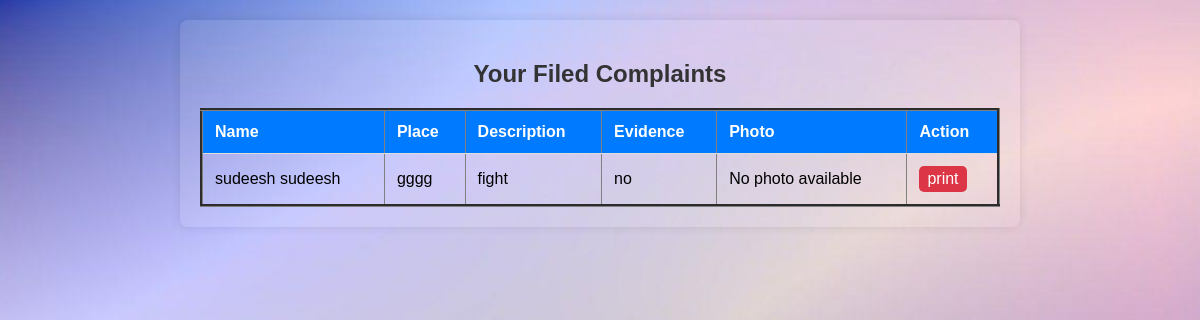
Before: /view_user_complaints/ (signed in) with the older database file.
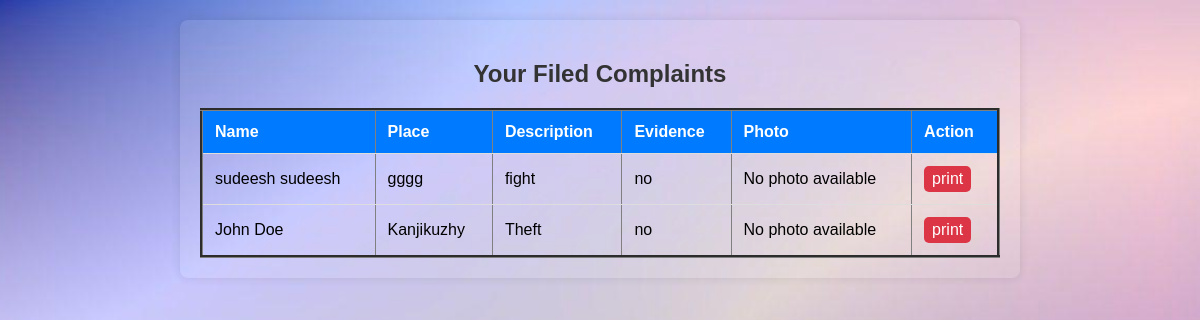
After: the same page with the newer database file.
### MyApp/models.py (models this page shows, shortened)
class Complaint(models.Model):
    user = models.ForeignKey(User, on_delete=models.CASCADE)
    name = models.CharField(max_length=122)
    place = models.CharField(max_length=122)
    Description= models.CharField(max_length=122)
    PhysicalEvidence= models.CharField(max_length=122)
    fileUpload = models.ImageField(upload_to='evidence', blank=True)

### MyApp/views.py (the view)
# urls.py: path('view_user_complaints/', view_user_complaints, name='view_user_complaints'),
@login_required
@never_cache
def view_user_complaints(request):
    user_complaints = Complaint.objects.filter(user=request.user)
    return render(request, 'user_complaints.html', {'user_complaints': user_complaints})

### templates/user_complaints.html (shortened to what this page needs)
{% load static %}
<html lang="en">
<head>
</head>
<body>
{% block content %}
<div class="complaint-box" align="center">
    <h2>Your Filed Complaints</h2>
    {% if user_complaints %}
        <table border="3">
            <thead>
                <tr>
                    <th>Name</th>
                    <th>Place</th>
                    <th>Description</th>
                    <th>Evidence</th>
                    <th>Photo</th>
                    <th>Action</th>
                </tr>
            </thead>
            <tbody>
                {% for complaint in user_complaints %}
                    <tr>
                        <td>{{ complaint.name }}</td>
                        <td>{{ complaint.place }}</td>
                        <td>{{ complaint.Description }}</td>
                        <td>{{ complaint.PhysicalEvidence }}</td>
                        <td>
                            {% if complaint.fileUpload %}
                                <img src="{{ complaint.fileUpload.url }}" alt="Evidence Photo" style="max-width: 100px;">
                            {% else %}
                                No photo available
                            {% endif %}
                        </td>
                        <td>
                            <a class='pdf-button' href="{% url 'generate_pdf' complaint.id %}" target="_blank">
                                print
                            </a>
                        </td>
                    </tr>
                {% endfor %}
            </tbody>
        </table>
    {% else %}
        <p>No complaints filed yet.</p>
    {% endif %}
</div>
{% endblock %}
</body>
</html>

Changed rows visible on the page:
added Complaint: name "John Doe", place "Kanjikuzhy", Description "Theft", PhysicalEvidence "no", fileUpload "No photo available"
